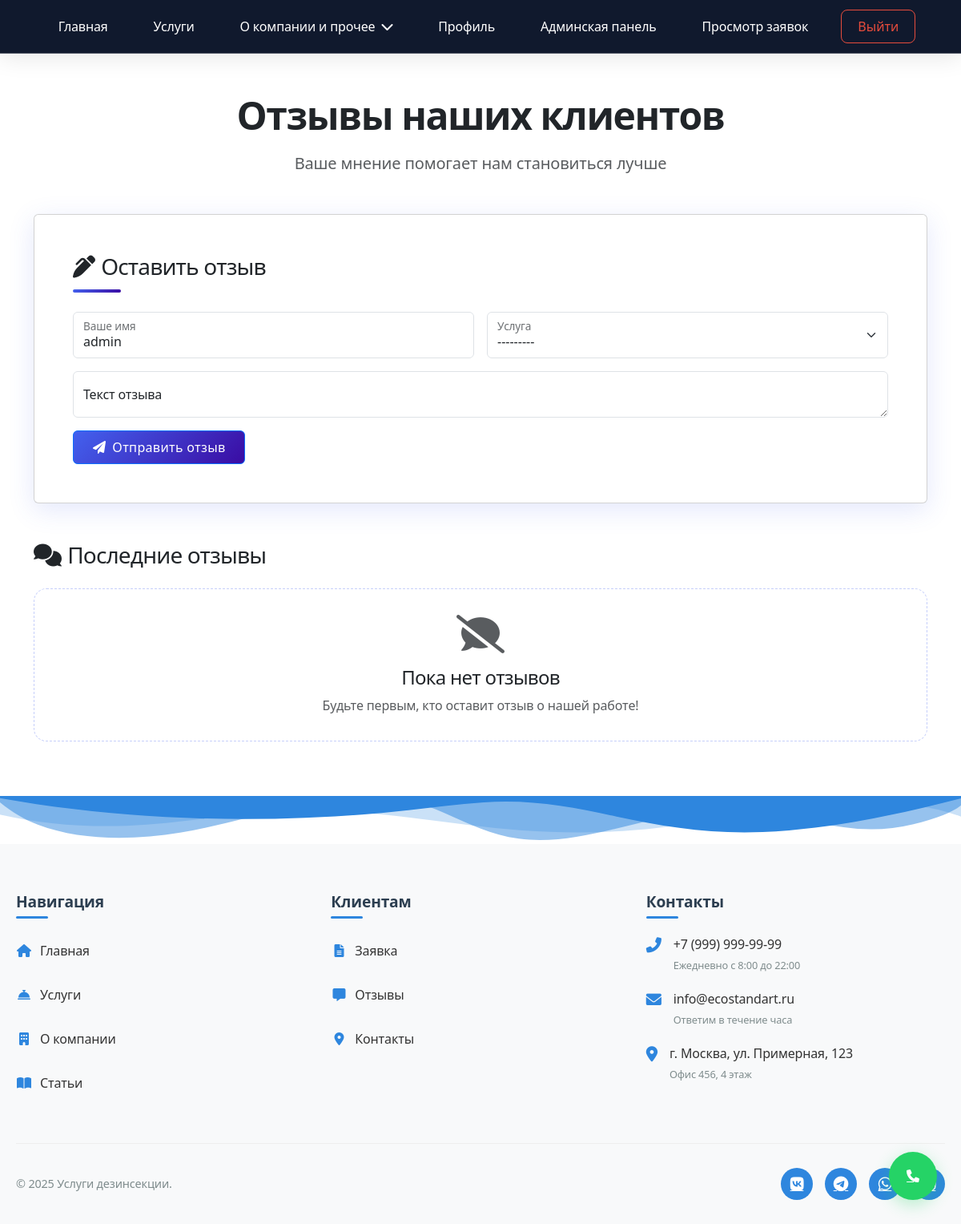
/accounts/reviews/ (signed in), run on an earlier commit of the app's database.
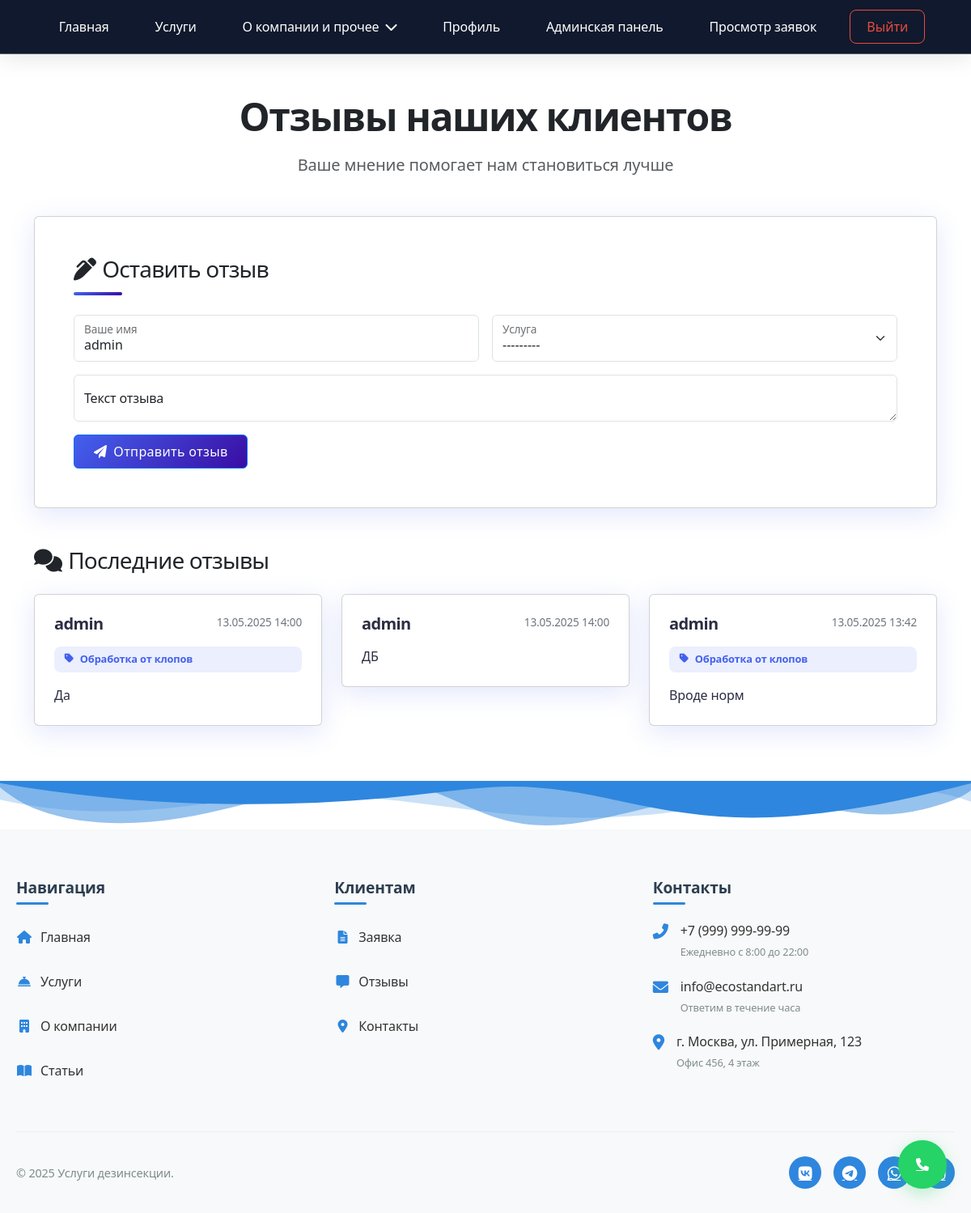
And on a later commit of the database.
### accounts/models.py (models this page shows, shortened)
class Review(models.Model):
    service = models.ForeignKey(Service, on_delete=models.CASCADE, null=True, blank=True, related_name='reviews')
    user = models.ForeignKey(User, on_delete=models.CASCADE, related_name='reviews')
    name = models.CharField(max_length=100, verbose_name="Имя")
    text = models.TextField(verbose_name="Текст отзыва")
    created_at = models.DateTimeField(auto_now_add=True, verbose_name="Дата создания")

class Service(models.Model):
    name = models.CharField(max_length=200)
    description = models.TextField()
    price_min = models.DecimalField(max_digits=10, decimal_places=2, verbose_name="Минимальная цена", default=0.00)
    price_max = models.DecimalField(max_digits=10, decimal_places=2, verbose_name="Максимальная цена", default=0.00)
    equipment_image = models.ImageField(upload_to='equipment/', blank=True, null=True)
    def __str__(self):
        return self.name

### accounts/views.py (the view)
# urls.py: path('reviews/', views.reviews, name='reviews'),
def reviews(request):
    services = Service.objects.all()
    reviews_list = Review.objects.order_by('-created_at')
    if request.method == 'POST':
        form = ReviewForm(request.POST)
        if form.is_valid():
            review = form.save(commit=False)
            if request.user.is_authenticated:
                review.user = request.user
                if not review.name:  # Если имя не указано, используем имя пользователя
                    review.name = request.user.username
            review.save()
            return redirect('reviews')
    else:
        initial = {}
        if request.user.is_authenticated:
            initial['name'] = request.user.get_full_name() or request.user.username
        form = ReviewForm(initial=initial)
    return render(request, 'accounts/reviews.html', {
        'reviews': reviews_list,
        'form': form,
        'services': services
    })

### accounts/forms.py
class ReviewForm(forms.ModelForm):
    class Meta:
        model = Review
        fields = ['service', 'name', 'text']
        widgets = {
            'service': forms.Select(attrs={'class': 'form-select'}),
            'name': forms.TextInput(attrs={'class': 'form-control', 'placeholder': 'Ваше имя'}),
            'text': forms.Textarea(attrs={'class': 'form-control', 'placeholder': 'Ваш отзыв', 'rows': 4}),
        }
        labels = {
            'service': 'Услуга (необязательно)',
            'name': 'Ваше имя',
            'text': 'Текст отзыва',
        }

### templates/accounts/reviews.html (shortened to what this page needs)
{% load static %}
<!DOCTYPE html>
<html lang="ru">
<head>
    <link href="https://cdn.jsdelivr.net/npm/bootstrap@5.3.2/dist/css/bootstrap.min.css" rel="stylesheet">
    <link rel="stylesheet" href="https://cdnjs.cloudflare.com/ajax/libs/font-awesome/6.4.2/css/all.min.css">
</head>
<body>
{% include 'includes/navbar.html' %}
<div class="container py-5">
    <div class="text-center mb-5">
        <h1 class="display-5 fw-bold mb-3">Отзывы наших клиентов</h1>
        <p class="lead text-muted">Ваше мнение помогает нам становиться лучше</p>
    </div>
    <div class="card review-form-card mb-5">
        <div class="card-body p-4 p-md-5">
            <h2 class="card-title h3 mb-4"><i class="fas fa-pen-alt me-2"></i>Оставить отзыв</h2>
            <form method="post">
                <div class="row g-3">
                    <div class="col-md-6">
                        <div class="form-floating">
                            {{ form.name }}
                            <label for="{{ form.name.id_for_label }}">Ваше имя</label>
                        </div>
                    </div>
                    <div class="col-md-6">
                        <div class="form-floating">
                            {{ form.service }}
                            <label for="{{ form.service.id_for_label }}">Услуга</label>
                        </div>
                    </div>
                    <div class="col-12">
                        <div class="form-floating">
                            {{ form.text }}
                            <label for="{{ form.text.id_for_label }}">Текст отзыва</label>
                        </div>
                    </div>
                    <div class="col-12">
                        <button type="submit" class="btn btn-primary px-4 py-2">
                            <i class="fas fa-paper-plane me-2"></i>Отправить отзыв
                        </button>
                    </div>
                </div>
            </form>
        </div>
    </div>
    <h2 class="h3 mb-4"><i class="fas fa-comments me-2"></i>Последние отзывы</h2>
    {% if reviews %}
        <div class="row g-4">
            {% for review in reviews %}
                <div class="col-md-6 col-lg-4">
                    <div class="card review-card">
                        <div class="card-body p-4">
                            <div class="d-flex justify-content-between align-items-start mb-3">
                                <h3 class="h5 card-title mb-0">{{ review.name }}</h3>
                                <small class="review-date">{{ review.created_at|date:"d.m.Y H:i" }}</small>
                            </div>
                            {% if review.service %}
                                <span class="service-badge mb-3">
                                    <i class="fas fa-tag"></i>{{ review.service.name }}
                                </span>
                            {% endif %}
                            <p class="card-text mb-0">{{ review.text }}</p>
                        </div>
                    </div>
                </div>
            {% endfor %}
        </div>
    {% else %}
        <div class="empty-reviews">
            <i class="fas fa-comment-slash text-muted mb-3" style="font-size: 3rem;"></i>
            <h3 class="h4 mb-2">Пока нет отзывов</h3>
            <p class="text-muted mb-0">Будьте первым, кто оставит отзыв о нашей работе!</p>
        </div>
    {% endif %}
</div>
{% include 'includes/footer.html' %}
{% include 'includes/base.html' %}
</body>
</html>

What changed in the data, as far as the page shows it:
added Review: name "admin", created_at "13.05.2025 14:00", service.name "Обработка от клопов", text "Да"
added Review: name "admin", created_at "13.05.2025 14:00", text "ДБ"
added Review: name "admin", created_at "13.05.2025 13:42", service.name "Обработка от клопов", text "Вроде норм"
Also different on the page:
text no longer shown: "Пока нет отзывов Будьте первым, кто оставит отзыв о нашей работе!"
